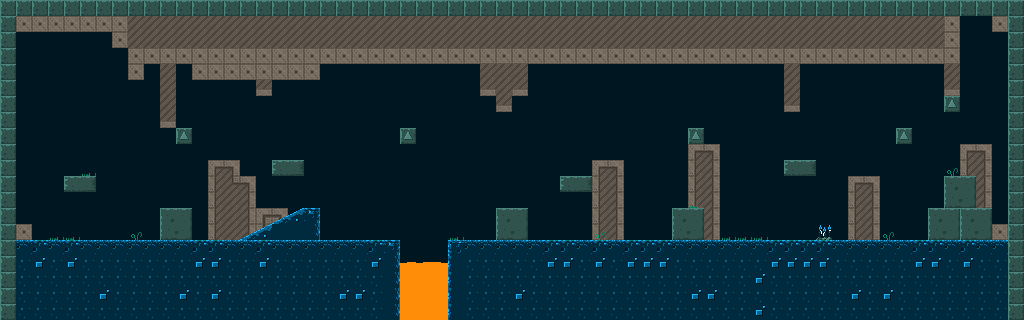

A 2D game scene composited from a Tiled map and its tileset images. What follows is a short description and the map's XML, with each tile layer's data collapsed to a summary:
An orthogonal 64x20 tile map with 16x16 px tiles, 3 tile layers (Tile Layer 3, Tile Layer 2, Tile Layer 1), 2 tilesets and 15 objects.

<map version="1.2" tiledversion="2019.02.10" orientation="orthogonal" renderorder="right-up" width="64" height="20" tilewidth="16" tileheight="16" infinite="0" backgroundcolor="#001722" nextlayerid="20" nextobjectid="24">
 <tileset firstgid="1" source="../Tilesets/tile2blocks.tsx" />
 <tileset firstgid="97" source="../Tilesets/tileset1.tsx" />
 <group id="18" name="fondos">
  <layer id="17" name="Tile Layer 3" width="64" height="20">
   <properties>
    <property name="isImage" type="bool" value="true" />
    <property name="speedX" type="float" value="0" />
    <property name="speedY" type="float" value="0" />
   </properties>
   <data>[1280 cells, 0 non-empty, 0 distinct tile ids]</data>
  </layer>
  <layer id="16" name="Tile Layer 2" width="64" height="20">
   <properties>
    <property name="isImage" type="bool" value="true" />
    <property name="speedX" type="float" value="0.5" />
    <property name="speedY" type="float" value="0.5" />
   </properties>
   <data>[1280 cells, 403 non-empty, 13 distinct tile ids]</data>
  </layer>
 </group>
 <layer id="15" name="Tile Layer 1" width="64" height="20">
  <data>[1280 cells, 467 non-empty, 25 distinct tile ids]</data>
 </layer>
 <objectgroup color="#aa0000" id="19" name="collider">
  <object id="7" x="0" y="0" width="16" height="320" />
  <object id="8" x="16" y="0" width="992" height="16" />
  <object id="9" x="16" y="240" width="384" height="80" />
  <object id="10" x="448" y="240" width="560" height="80" />
  <object id="11" x="1008" y="0" width="16" height="320" />
  <object id="12" x="928" y="208" width="64" height="32" />
  <object id="13" x="944" y="176" width="32" height="32" />
  <object id="14" x="64" y="176" width="32" height="16" />
  <object id="15" x="160" y="208" width="32" height="32" />
  <object id="17" x="272" y="160" width="32" height="16" />
  <object id="19" x="496" y="208" width="32" height="32" />
  <object id="20" x="560" y="176" width="32" height="16" />
  <object id="21" x="672" y="208" width="32" height="32" />
  <object id="22" x="784" y="160" width="32" height="16" />
  <object id="23" x="240" y="240">
   <polyline points="0,0 64,-32 80,-32 80,0 0,0" />
  </object>
 </objectgroup>
</map>
